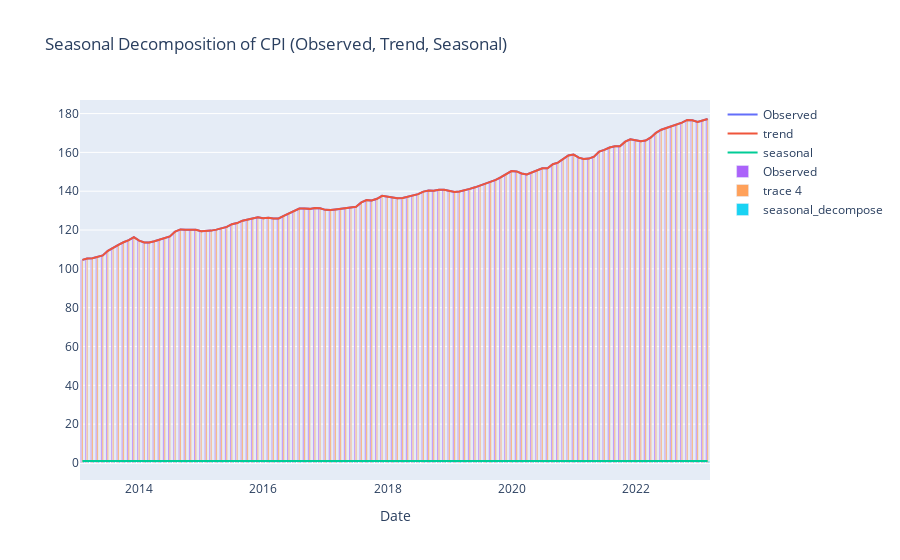

Notebook cell for this chart:
### Code cell
fig.add_traces(go.Bar(x=decompose.observed.index, y=decompose.observed, name='Observed'))
fig.add_trace(go.Bar(x=decompose.trend.index, y=decompose.trend))
fig.add_traces(go.Bar(x=decompose.seasonal.index, y=decompose.seasonal,name='seasonal_decompose'))
